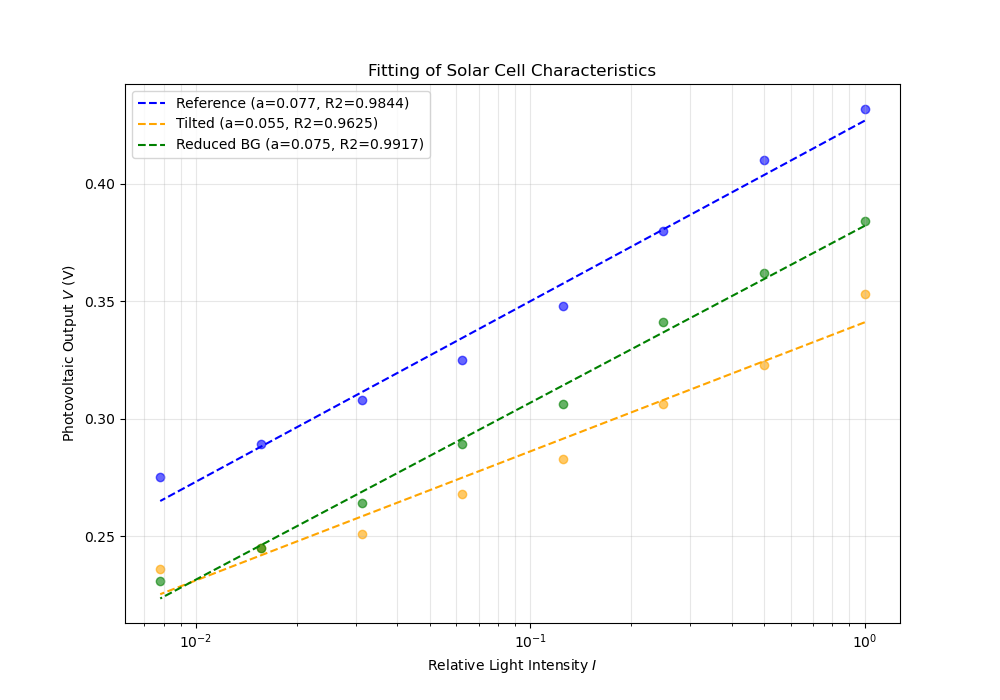

The Python source for this figure:
import pandas as pd
import numpy as np
import matplotlib.pyplot as plt

# 1. データの準備
file_path = '/home/haruk/physics/He-Ne_LAZER_Experiment/00_raw_data/20260417_all.csv'
df = pd.read_csv(file_path)

# 独立変数（強度）を対数に変換
x_log = np.log10(df['intensity'])

# フィッティング結果を格納するリスト
results = []

# 2. グラフの設定
plt.figure(figsize=(10, 7))
colors = {'V_ref': 'blue', 'V_tilted': 'orange', 'V_dark': 'green'}
labels = {'V_ref': 'Reference', 'V_tilted': 'Tilted', 'V_dark': 'Reduced BG'}

# 3. 各カラムに対してループ処理
for col in ['V_ref', 'V_tilted', 'V_dark']:
    y = df[col]
    
    # 最小二乗法による1次式フィッティング: V = a*log10(I) + b
    a, b = np.polyfit(x_log, y, 1)
    
    # 決定係数 R^2 の計算（適合度の指標）
    y_pred = a * x_log + b
    r2 = 1 - (np.sum((y - y_pred)**2) / np.sum((y - np.mean(y))**2))
    
    # 結果を保存
    results.append({'Condition': col, 'Slope (a)': a, 'Intercept (b)': b, 'R2': r2})
    
    # プロット（実測値は点、フィッティングは線）
    plt.scatter(df['intensity'], y, color=colors[col], alpha=0.6)
    plt.plot(df['intensity'], y_pred, color=colors[col], 
             linestyle='--', label=f'{labels[col]} (a={a:.3f}, R2={r2:.4f})')

# 4. グラフの装飾
plt.xscale('log')
plt.xlabel('Relative Light Intensity $I$')
plt.ylabel('Photovoltaic Output $V$ (V)')
plt.title('Fitting of Solar Cell Characteristics')
plt.grid(True, which="both", ls="-", alpha=0.3)
plt.legend()
plt.savefig('/home/haruk/physics/He-Ne_LAZER_Experiment/00_raw_data/fitting.png')
plt.show()

# 5. パラメータをテーブルで表示
results_df = pd.DataFrame(results)
print(results_df)
